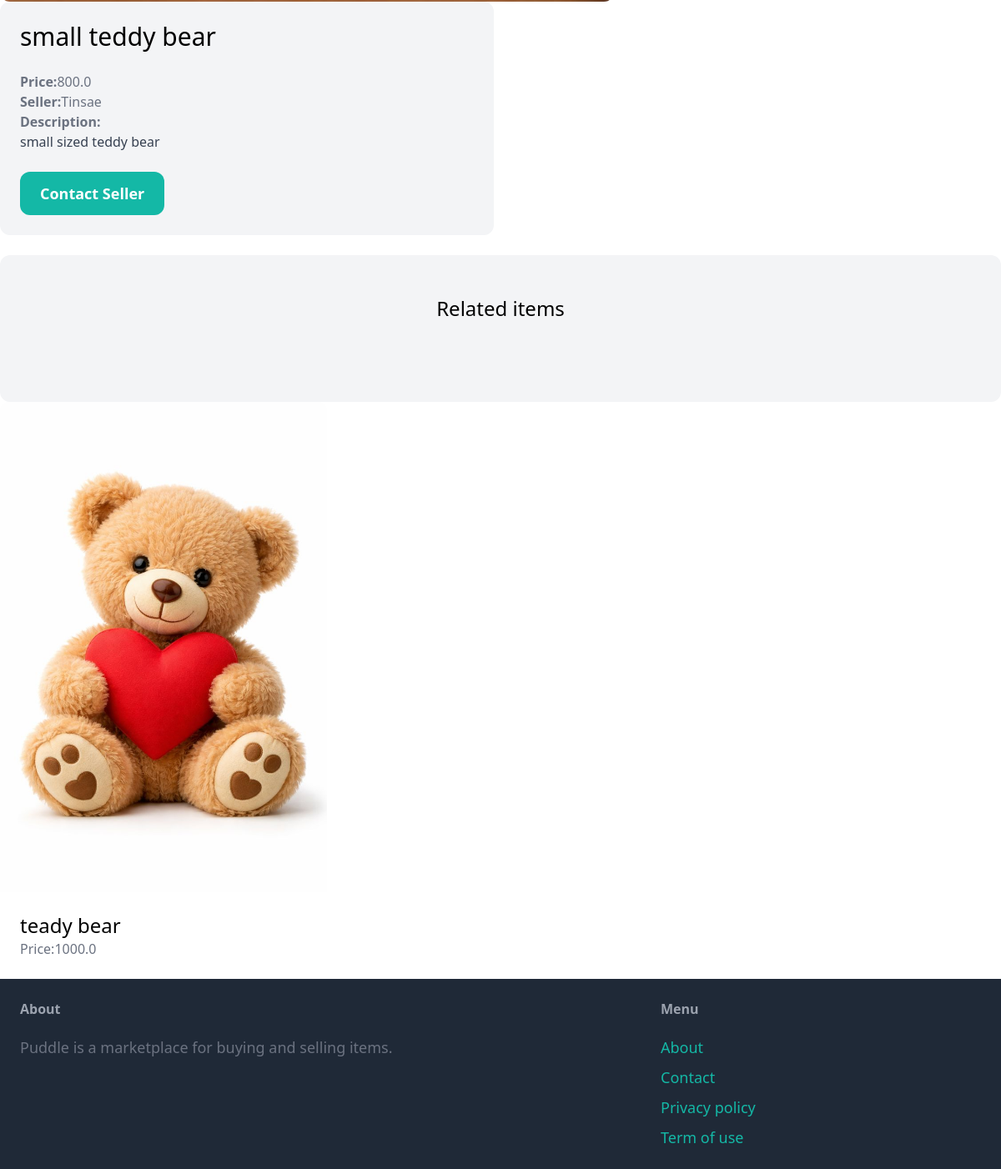
Before: /items/4/ (lower part) with the older database file.
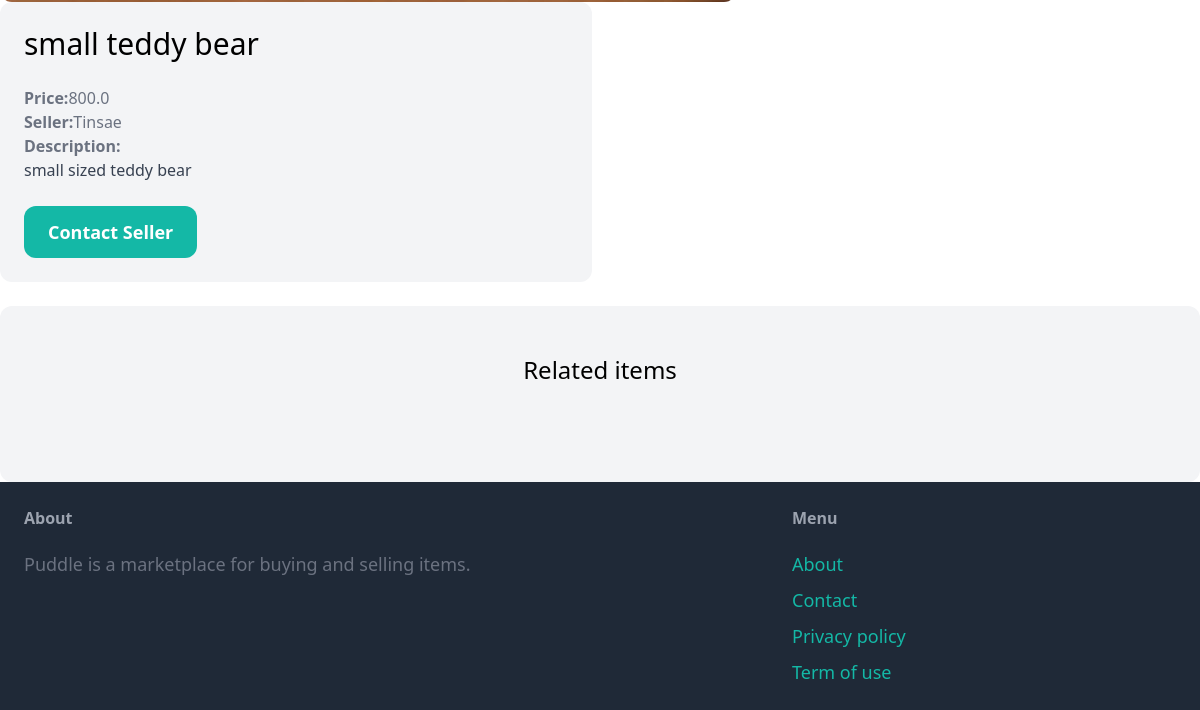
After: the same page with the newer database file.
### item/models.py (models this page shows, shortened)
class Item(models.Model):
    category = models.ForeignKey(Category, related_name='items', on_delete=models.CASCADE)
    name = models.CharField(max_length=255)
    description = models.TextField(blank=True, null=True)
    price = models.FloatField()
    image = models.ImageField(upload_to='item_images/', blank=True, null=True)
    is_sold = models.BooleanField(default=False)
    created_by = models.ForeignKey(User, related_name='items', on_delete=models.CASCADE)
    created_at = models.DateTimeField(auto_now_add=True)

### item/views.py (the view)
# urls.py: path('<int:pk>/', views.detail, name='detail'),
def detail(request, pk):
    item = get_object_or_404(Item, pk=pk)
    related_items = Item.objects.filter(
        category=item.category
    ).exclude(pk=pk)
    return render(request, 'item/detail.html',{
        'item': item,
        'related_items': related_items,
    })

### item/templates/item/detail.html (shortened to what this page needs)
{% extends 'core/base.html'%}
{% block content %}
<div class="grid grid-col-span-3">
    <div class="col-span-2 p-6 bg-gray-100 rounded-xl">
        <h1 class="mb-6 text-3xl">{{item.name}}</h1>
        <p class="text-gray-500"><strong>Price:</strong>{{item.price}}</p>
        <p class="text-gray-500"><strong>Seller:</strong>{{item.created_by.username}}</p>
        {%if item.description%}
        <p class="text-gray-700">
            <strong class="text-gray-500">Description:</strong><br>
            {{item.description}}
        </p>
        {%endif%}
        {% if request.user == item.created_by %}
            <div class="mt-6 p-6 bg-white rounded-xl">
                <p>This is your item!</p>
                <a href="{% url 'item:edit' item.id %}" class="inline-block mt-6 px-6 py-3 text-lg font-semibold bg-teal-500 text-white rounded-xl">Edit</a>
                <a href="{% url 'item:delete' item.id %}" class="inline-block mt-6 px-6 py-3 text-lg font-semibold bg-red-500 text-white rounded-xl">Delete</a>
            </div>
            {% else %}
        <a href="#" class="inline-block mt-6 px-6 py-3 text-lg font-semibold bg-teal-500 text-white rounded-xl hover:bg-teal-700">Contact Seller</a>
        {% endif %}
    </div>
</div>
  <div class="mt-6 px-6 py-12 bg-gray-100 rounded-xl">
        <h2 class="mb-12 text-2xl text-center">Related items</h2>
    </div>
    <div class="grid grid-cols-3 gap-3">
        {% for item in related_items%}
        <div>
            <a href="{% url 'item:detail' item.id %}">
                <div>
                    <img src="{{ item.image.url }}" class="rounded-t-xl">
                </div>
                <div class="p-6 bg-white rounded-b-xl">
                    <h2 class="text-2xl">{{item.name}}</h2>
                    <p class="text-gray-500">Price:{{item.price}}</p>
                </div>
            </a>
        </div>
        {% endfor %}
    </div>
{% endblock %}

Changed rows visible on the page:
removed Item: image (picture), name "teady bear", price "1000.0"
